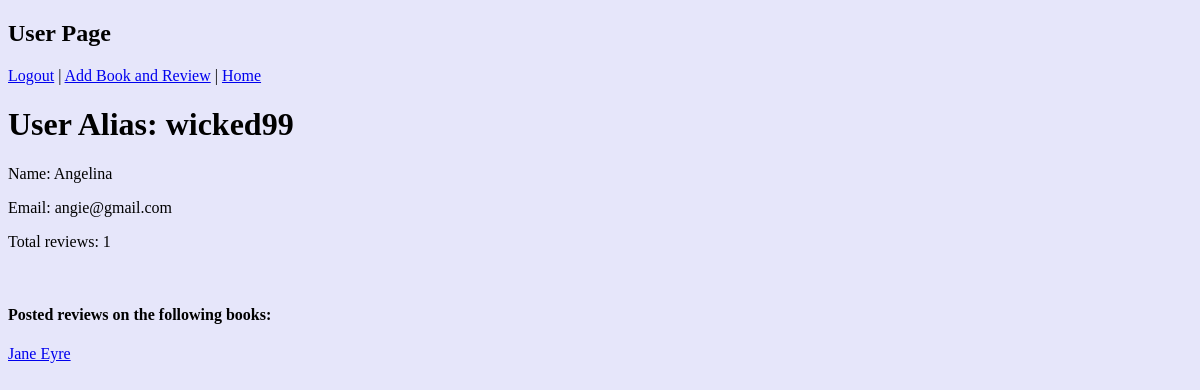
The page /users/13 (signed in) on the database as committed earlier.
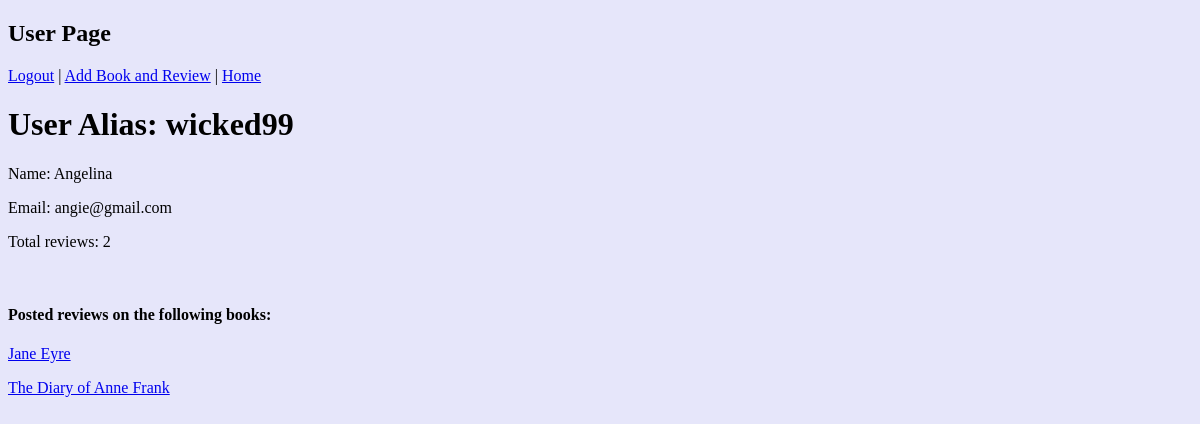
The same page on the database as committed later.
### dojo_app/models.py (models this page shows)
class Review(models.Model):
    user = models.ForeignKey(User, related_name="reviews", on_delete = models.CASCADE)
    book = models.ForeignKey(Book, related_name="book_reviews", on_delete = models.CASCADE)
    review = models.TextField()
    rating = models.CharField(max_length=10)
    created_at = models.DateTimeField(auto_now_add = True)
    updated_at = models.DateTimeField(auto_now=True)
    objects = ReviewManager()

class Book(models.Model):
    title = models.CharField(max_length= 255)
    author = models.CharField(max_length=255)
    created_at = models.DateTimeField(auto_now_add=True)
    updated_at = models.DateTimeField(auto_now=True)
    objects = BookManager()

### dojo_app/views.py (the view)
# urls.py: path('users/<int:id>', views.user), #add parameters
def user(request, id):
    if 'user_id' not in request.session:
        return redirect('/')
    current_user = User.objects.get(id=id)
    all_users= User.objects.all()
    total_reviews = Review.objects.filter(user_id=id).count()
    all_their_reviews = Review.objects.filter(user_id=id)
    context = {
        "current_user" : current_user, #grabs from session rather than database to prevent refreshing into login
        "all_users": all_users,
        "total_reviews": total_reviews,
        "all_their_reviews": all_their_reviews,
        }
    return render(request, "user_page.html", context)

### dojo_app/templates/user_page.html (shortened to what this page needs)
<!DOCTYPE html>
<html lang = "en">
<head>
    {% load static %}
    <link rel="stylesheet" href="{% static 'background-color.css' %}">
</head>
<body>
    <header id="add-header">
        <h2>User Page</h2>
        <a id = "logout-add" href="/logout">Logout</a> | <a id = "logout-add" href="/books/add">Add Book and Review</a> | <a id = "logout-add" href="/books">Home</a>
    </header>
    <div id="all-books-container">
        <div id="current-book">
            <h1>User Alias: {{ current_user.alias }} </h1>
            <p>Name: {{ current_user.first_name }} {{ current_user.last_name }}</p>
            <p>Email: {{ current_user.email }}</p>
            <p>Total reviews: {{ total_reviews }} </p>
            <br>
            <h4>Posted reviews on the following books:</h4>
            {% for review in all_their_reviews %}
            <p><a href="/books/{{ review.book.id }}">{{ review.book.title }}</a></p>
            {% endfor %}
        </div>
    </div>
    <br><br>
</body>
</html>

Rows that differ between the two databases and show on the page:
added Review: book "The Diary of Anne Frank"
Other text that changed with them:
{{ total_reviews }}: "1" → "2"
